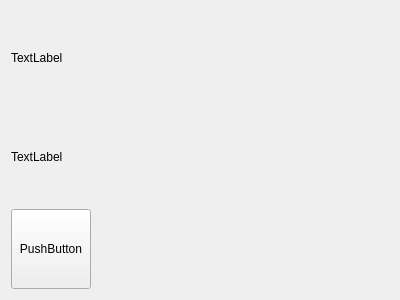
<?xml version="1.0" encoding="UTF-8"?>
<ui version="4.0">
 <class>Widget</class>
 <widget class="QWidget" name="Widget">
  <property name="geometry">
   <rect>
    <x>0</x>
    <y>0</y>
    <width>400</width>
    <height>300</height>
   </rect>
  </property>
  <property name="windowTitle">
   <string>Widget</string>
  </property>
  <layout class="QGridLayout" name="gridLayout">
   <item row="2" column="0">
    <widget class="QPushButton" name="pushButton">
     <property name="minimumSize">
      <size>
       <width>0</width>
       <height>80</height>
      </size>
     </property>
     <property name="text">
      <string>PushButton</string>
     </property>
    </widget>
   </item>
   <item row="2" column="2">
    <spacer name="horizontalSpacer">
     <property name="orientation">
      <enum>Qt::Horizontal</enum>
     </property>
     <property name="sizeHint" stdset="0">
      <size>
       <width>247</width>
       <height>20</height>
      </size>
     </property>
    </spacer>
   </item>
   <item row="1" column="0" colspan="3">
    <widget class="QLabel" name="label_2">
     <property name="text">
      <string>TextLabel</string>
     </property>
    </widget>
   </item>
   <item row="0" column="0" colspan="3">
    <widget class="QLabel" name="label">
     <property name="text">
      <string>TextLabel</string>
     </property>
    </widget>
   </item>
  </layout>
 </widget>
 <layoutdefault spacing="6" margin="11"/>
 <resources/>
 <connections/>
</ui>
